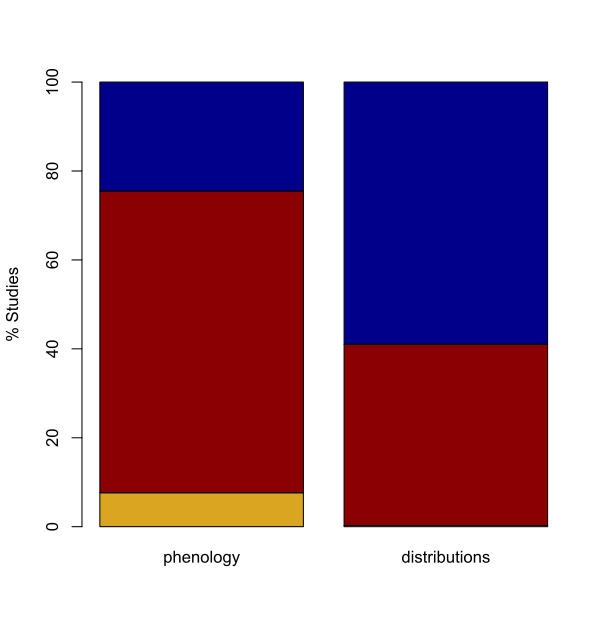

This chart was generated by the following R code:
#Make a bar graph of percent of studies including photoperiod or daylength
#From WOS search on October 25, 2018:

#TOPIC: ("climate change" AND forecast*) AND TOPIC: ("range shift" OR distribution) 
#Results: 1,474
#Of these, 4 contained photoperiod or daylength in title, abstract or keywords
#whereas 601 contained temperature
#TOPIC: ("climate change" AND forecast*) AND TOPIC: (phenolog*) 
#Results: 249
#Of these, 19 contained photoperiod or daylength as in title, abstract or keywords
#169 contained temperature
phen<-c((19/249)*100, (169/249)*100, 100-(((169+19)/249)*100))
range<-c((4/1474)*100,(601/1474)*100, 100-((605/1474)*100))
wos<-cbind(phen,range)
quartz()
barplot(as.matrix(wos), ylab="% Studies", ylim=c(0,100), col=c("goldenrod","darkred","darkblue"),names.arg = c("phenology", "distributions"))
